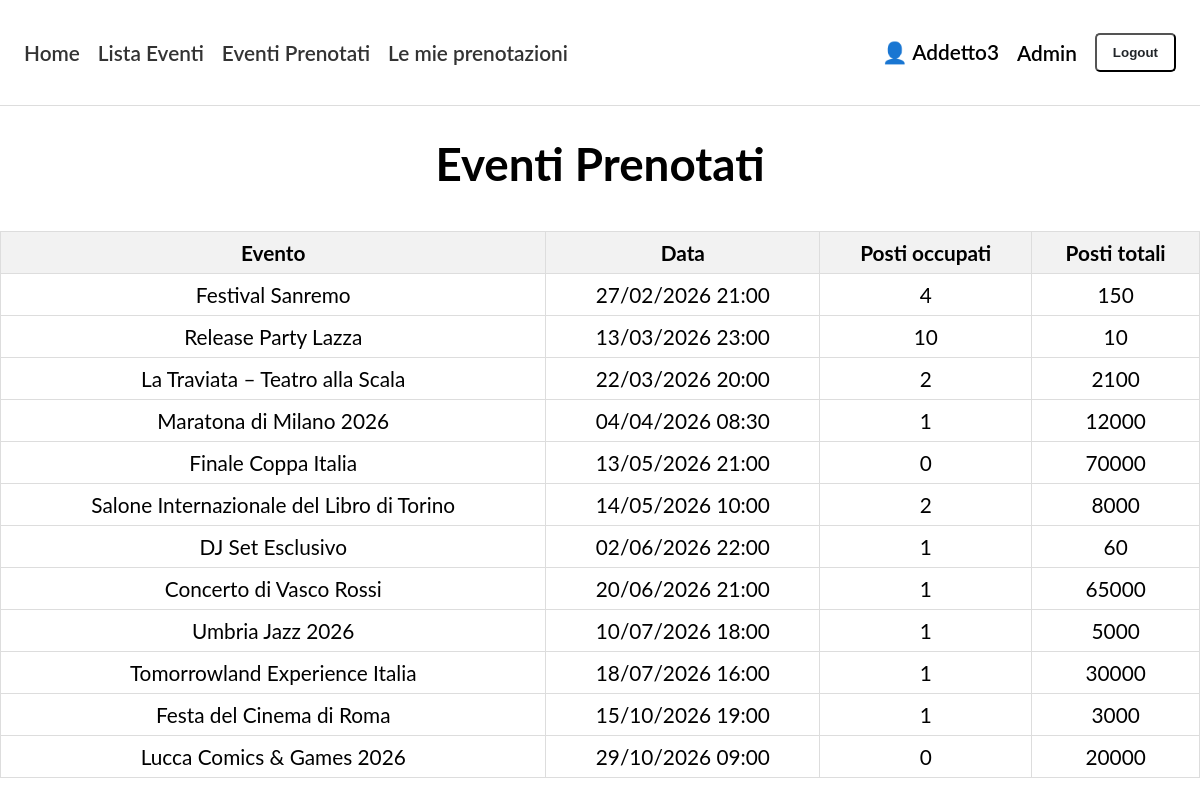
The app's page /events/prenotazioni-eventi/ (signed in), older data.
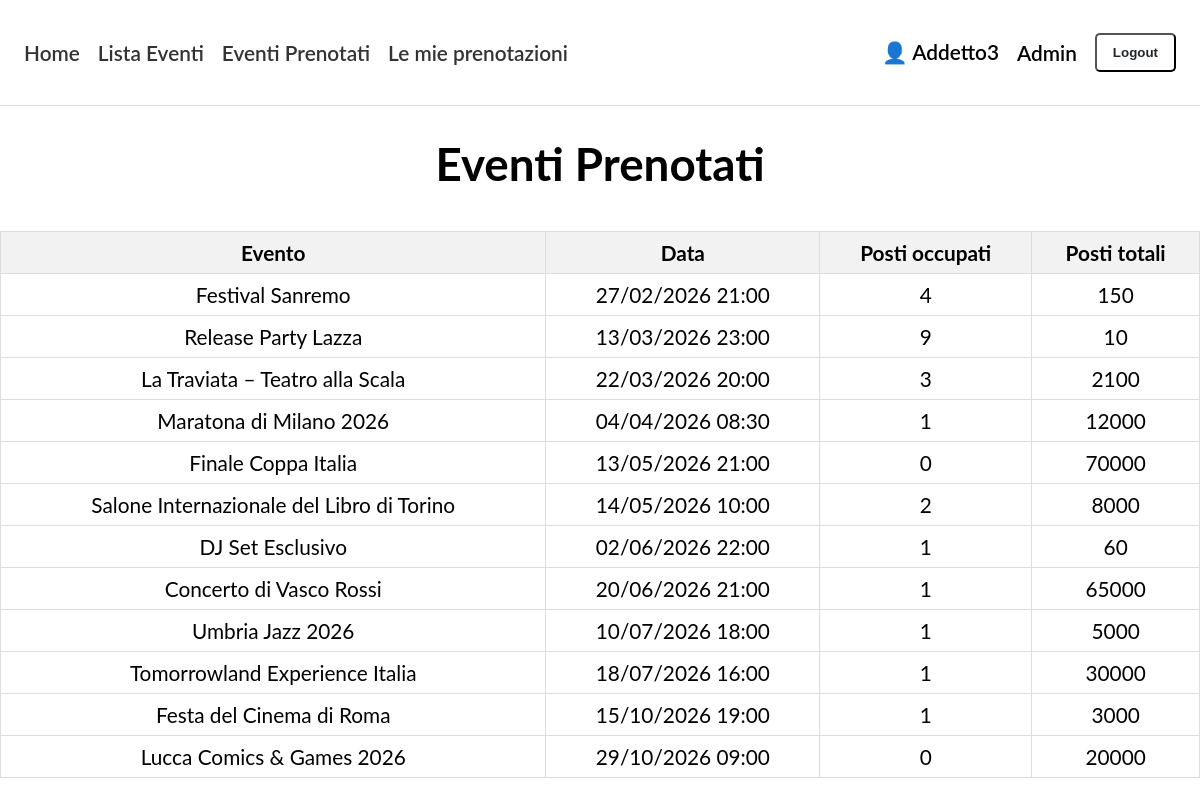
The same page, newer data.
### events/models.py (models this page shows, shortened)
class Evento(models.Model):
    titolo = models.CharField(max_length=200)
    descrizione = models.TextField(blank=True)
    data = models.DateTimeField()
    posti_totali = models.PositiveIntegerField()
    creatore = models.ForeignKey(User, on_delete=models.CASCADE)
    immagine = models.ImageField(upload_to="eventi/",blank=True,null=True)
    class Meta:
        verbose_name = "Evento"
        verbose_name_plural = "Eventi"

### events/views.py (the view)
# urls.py: path('prenotazioni-eventi/',views.prenotazioni_eventi,name='prenotazioni-eventi'),
@staff_member_required
def prenotazioni_eventi(request):
    eventi = Evento.objects.filter(
        data__gt=timezone.now()
    ).order_by('data')
    return render(request, 'events/prenotazioni_eventi.html', {
        'eventi': eventi
    })

### events/templates/events/prenotazioni_eventi.html
{% extends "base_generic.html" %}
{% block content %}
<h1 class="title">Eventi Prenotati</h1>
<table class="admin-table">
  <tr>
    <th>Evento</th>
    <th>Data</th>
    <th>Posti occupati</th>
    <th>Posti totali</th>
  </tr>
  {% for evento in eventi %}
  <tr>
    <td>{{ evento.titolo }}</td>
    <td>{{ evento.data|date:"d/m/Y H:i" }}</td>
    <td>{{ evento.prenotazione_set.count }}</td>
    <td>{{ evento.posti_totali }}</td>
  </tr>
  {% endfor %}
</table>
{% endblock %}

Row changes from the older to the newer data that the page shows:
changed Evento "Release Party Lazza": prenotazione_set.count "10" → "9"
changed Evento "La Traviata – Teatro alla Scala": prenotazione_set.count "2" → "3"
